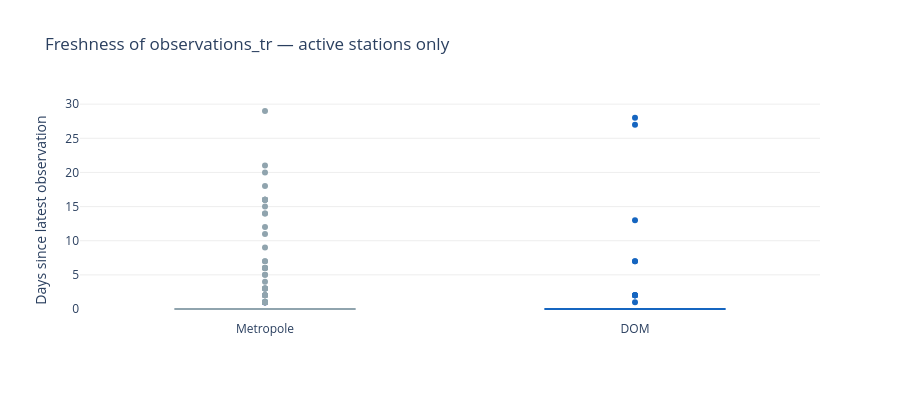

Notebook source saved alongside this figure:
### Markdown cell above
## 3 — Freshness: days since latest observation (active stations only)

### Code cell
active_df = df[(df["active"] == 1) & df["staleness_days"].notna()].copy()

fig_box = px.box(
    active_df,
    x="zone",
    y="staleness_days",
    color="zone",
    color_discrete_map=color_map,
    points="outliers",
    hover_data={"code_station": True, "dep": True},
    labels={"staleness_days": "Days since latest observation", "zone": ""},
    title="Freshness of observations_tr — active stations only",
)
fig_box.update_layout(
    showlegend=False,
    plot_bgcolor="white",
    yaxis=dict(gridcolor="#eee"),
    height=400,
)
fig_box.show()

### Figure 1 — Plotly figure (JSON) as saved in the notebook; plotly's stock layout.template omitted (floating-point values rounded to 4 significant figures; data arrays with more than 128 entries replaced by an {"elided": "..."} marker saying what was removed)
{"data": [{"alignmentgroup": "True", "boxpoints": "outliers", "customdata": {"elided": "1489x2 str values"}, "hovertemplate": "=%{x}<br>Days since latest observation=%{y}<br>code_station=%{customdata[0]}<br>dep=%{customdata[1]}<extra></extra>", "legendgroup": "Metropole", "marker": {"color": "#90A4AE"}, "name": "Metropole", "notched": false, "offsetgroup": "Metropole", "orientation": "v", "showlegend": true, "type": "box", "x": {"elided": "1489 str values"}, "x0": " ", "xaxis": "x", "y": {"elided": "1489 float values"}, "y0": " ", "yaxis": "y"}, {"alignmentgroup": "True", "boxpoints": "outliers", "customdata": [["1015000101", "971"], ["1025000101", "971"], ["1040000101", "971"], ["1110000101", "971"], ["1120000101", "971"], ["1120000202", "971"], ["1212000101", "971"], ["1221000101", "971"], ["1221000201", "971"], ["1227000101", "971"], ["1232000101", "971"], ["1232000102", "971"], ["1236000101", "971"], ["2014000101", "972"], ["2113000201", "972"], ["2115000201", "972"], ["2205000101", "972"], ["2211000101", "972"], ["2221000101", "972"], ["2225000101", "972"], ["2225000301", "972"], ["2301000101", "972"], ["2302000101", "972"], ["2320000101", "972"], ["2329000101", "972"], ["2402000101", "972"], ["2402000201", "972"], ["5041000101", "973"], ["5061000101", "973"], ["5143000101", "973"], ["5220000101", "973"], ["5221000101", "973"], ["5221000201", "973"], ["5241000101", "973"], ["5522000101", "973"], ["6000000102", "973"], ["6020000101", "973"], ["6122000301", "973"], ["6242000101", "973"], ["7050000101", "973"], ["8032000101", "973"], ["9104000101", "973"], ["9110000101", "973"], ["3033000301", "976"], ["3033000401", "976"], ["3033000501", "976"], ["3035000101", "976"], ["3035000201", "976"], ["3036000101", "976"], ["3045000101", "976"], ["3051000101", "976"], ["3052000101", "976"], ["3053000101", "976"], ["3053000201", "976"], ["3074000101", "976"]], "hovertemplate": "=%{x}<br>Days since latest observation=%{y}<br>code_station=%{customdata[0]}<br>dep=%{customdata[1]}<extra></extra>", "legendgroup": "DOM", "marker": {"color": "#1565C0"}, "name": "DOM", "notched": false, "offsetgroup": "DOM", "orientation": "v", "showlegend": true, "type": "box", "x": ["DOM", "DOM", "DOM", "DOM", "DOM", "DOM", "DOM", "DOM", "DOM", "DOM", "DOM", "DOM", "DOM", "DOM", "DOM", "DOM", "DOM", "DOM", "DOM", "DOM", "DOM", "DOM", "DOM", "DOM", "DOM", "DOM", "DOM", "DOM", "DOM", "DOM", "DOM", "DOM", "DOM", "DOM", "DOM", "DOM", "DOM", "DOM", "DOM", "DOM", "DOM", "DOM", "DOM", "DOM", "DOM", "DOM", "DOM", "DOM", "DOM", "DOM", "DOM", "DOM", "DOM", "DOM", "DOM"], "x0": " ", "xaxis": "x", "y": [0.0, 2.0, 0.0, 2.0, 0.0, 0.0, 0.0, 2.0, 7.0, 7.0, 13.0, 2.0, 2.0, 0.0, 0.0, 0.0, 0.0, 0.0, 0.0, 0.0, 0.0, 0.0, 0.0, 0.0, 0.0, 0.0, 0.0, 0.0, 0.0, 0.0, 0.0, 28.0, 0.0, 0.0, 0.0, 0.0, 1.0, 0.0, 0.0, 0.0, 0.0, 0.0, 0.0, 0.0, 0.0, 0.0, 0.0, 0.0, 0.0, 0.0, 0.0, 0.0, 0.0, 0.0, 27.0], "y0": " ", "yaxis": "y"}], "layout": {"boxmode": "overlay", "height": 400, "legend": {"title": {"text": ""}, "tracegroupgap": 0}, "plot_bgcolor": "white", "showlegend": false, "title": {"text": "Freshness of observations_tr — active stations only"}, "xaxis": {"anchor": "y", "categoryarray": ["Metropole", "DOM"], "categoryorder": "array", "domain": [0, 1], "title": {"text": ""}}, "yaxis": {"anchor": "x", "domain": [0, 1], "gridcolor": "#eee", "title": {"text": "Days since latest observation"}}}}
